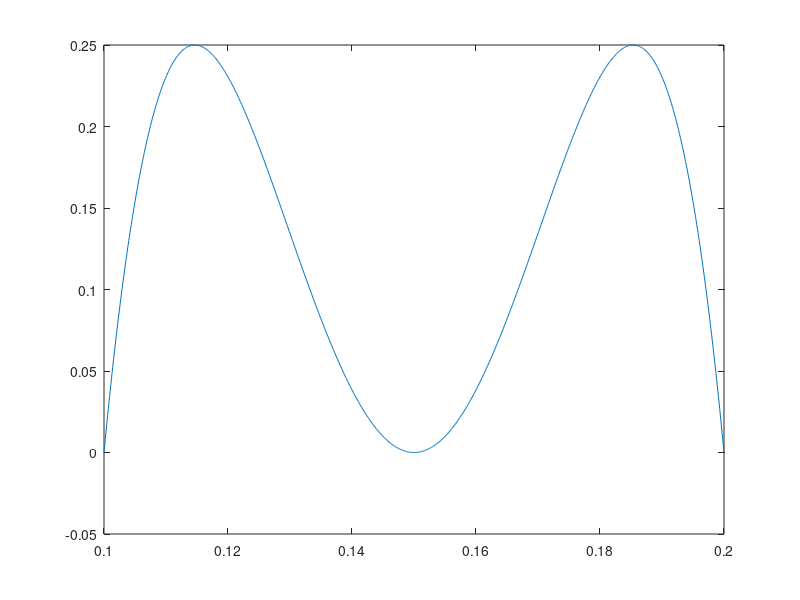

Source code (MATLAB):
function polytest
    
    a = 0.1;
    b = 0.2;
    ya = 1;
    yb = 3;
    
    dx_inv = 2/(a-b);
    m = -(a+b)/2;
    
    c = cell(16,1);
    c{1} = [(ya-yb)/(a-b),(a*yb-b*ya)/(a-b)];
    for ii = 2:2:16
        c{ii} = -dx_inv^ii .* binomialcoeffs(ii,m) + [zeros(1,ii),1];
    end
    
    t = a:(b-a)/1000:b;
    plot(t,polyval(c{4},t)-polyval(c{2},t));
%     ylim(yb*[-1 1]);
%     line((a+b)/2*[1 1],yb*[-1 1],'linewidth',0.1);
    
end

function res = binomialcoeffs(degree,m)
    res = zeros(1,degree+1);
    for ii = 0:degree;
        %fprintf('%i*%f\n',nchoosek(degree,ii),m^(ii));
        res(ii+1) = nchoosek(degree,ii) * m^(ii);
    end
end